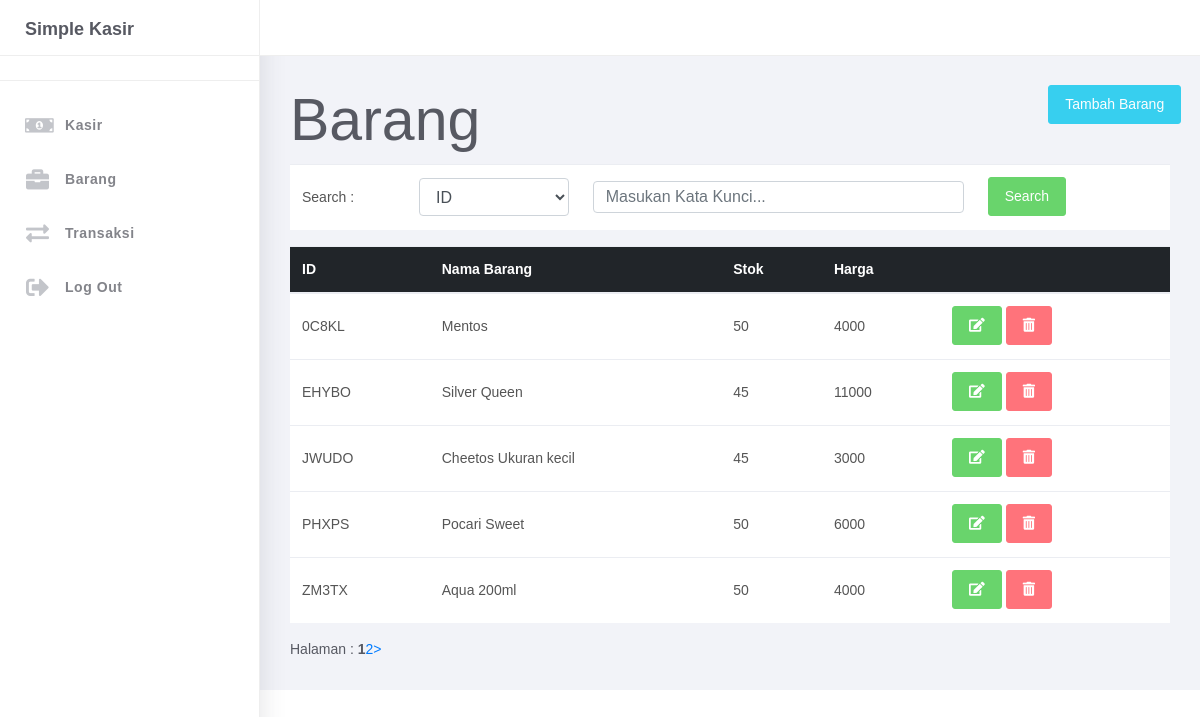
The page /index.php/kasir/menuBarang on the database its author committed.
### tables this page shows
CREATE TABLE `barang` (
  `id_barang` varchar(10) NOT NULL,
  `nama_barang` varchar(50) NOT NULL,
  `kategori_barang` int(11) NOT NULL,
  `stok_barang` int(40) NOT NULL,
  `harga_barang` int(40) NOT NULL,
  `created_on` datetime NOT NULL DEFAULT CURRENT_TIMESTAMP,
  `updated_on` datetime DEFAULT NULL,
  `deleted_on` datetime DEFAULT NULL
);

### application/controllers/kasir.php (called while the page is built, shortened)
<?php
class kasir extends CI_Controller {
    function __construct(){
        $this->load->model('kasir_model');
    }
    function menuBarang($id=null){
        $jml = $this->db->get('barang');
        $config['base_url'] = base_url().'index.php/kasir/menuBarang';
        $config['use_page_numbers'] = false;
        $config['total_rows'] = $jml->num_rows();
        $config['per_page'] = '5';
        $config['first_page'] = 'Awal';
        $config['last_page'] = 'Akhir';
        $config['next_page'] = '&laquo;';
        $config['prev_page'] = '&raquo;';
        $barang = $this->kasir_model->select2TableWhere('barang','barang_kategori', 'barang.kategori_barang = barang_kategori.id_kategori', array("deleted_on" => null), $config['per_page'], $id);
        $this->pagination->initialize($config);
        $data = array (
            'barang' => $barang,
            'page' => "MenuBarang",
            'halaman' => $this->pagination->create_links(),
        );
        $this->load->view('barang/barang', $data);
    }
}
?>

### index.php (called while the page is built, shortened)
<?php
require_once BASEPATH.'core/CodeIgniter.php';

### application/config/config.php (called while the page is built, shortened)
<?php
$config['base_url'] = 'http://localhost/kasir/';
$config['index_page'] = 'index.php';
$config['uri_protocol']	= 'REQUEST_URI';
$config['url_suffix'] = '';
$config['language']	= 'english';
$config['charset'] = 'UTF-8';
$config['enable_hooks'] = FALSE;
$config['subclass_prefix'] = 'MY_';
$config['composer_autoload'] = FALSE;
$config['permitted_uri_chars'] = 'a-z 0-9~%.:_\-';
$config['enable_query_strings'] = FALSE;
$config['controller_trigger'] = 'c';
$config['function_trigger'] = 'm';
$config['directory_trigger'] = 'd';
$config['allow_get_array'] = TRUE;
$config['log_threshold'] = 0;
$config['log_path'] = '';
$config['log_file_extension'] = '';
$config['log_file_permissions'] = 0644;
$config['log_date_format'] = 'Y-m-d H:i:s';
$config['error_views_path'] = '';
$config['cache_path'] = '';
$config['cache_query_string'] = FALSE;
$config['encryption_key'] = '';
$config['sess_driver'] = 'files';
$config['sess_cookie_name'] = 'ci_session';
$config['sess_expiration'] = 7200;
$config['sess_save_path'] = NULL;
$config['sess_match_ip'] = FALSE;
$config['sess_time_to_update'] = 300;
$config['sess_regenerate_destroy'] = FALSE;
$config['cookie_prefix']	= '';
$config['cookie_domain']	= '';
$config['cookie_path']		= '/';
$config['cookie_secure']	= FALSE;
$config['cookie_httponly'] 	= FALSE;
$config['standardize_newlines'] = FALSE;
$config['global_xss_filtering'] = FALSE;
$config['csrf_protection'] = FALSE;
$config['csrf_token_name'] = 'csrf_test_name';
$config['csrf_cookie_name'] = 'csrf_cookie_name';
$config['csrf_expire'] = 7200;
$config['csrf_regenerate'] = TRUE;
$config['csrf_exclude_uris'] = array();
$config['compress_output'] = FALSE;
$config['time_reference'] = 'local';
$config['rewrite_short_tags'] = FALSE;
$config['proxy_ips'] = '';

### application/views/barang/barang.php (the view, shortened to what this page needs)
<!DOCTYPE html>
<html>
<head>
</head>
<body>
    <div id="wrapper">
        <div class="main-panel">
            <div class="content">
                <div class="container-fluid">
                    <div class="row">
                        <div class="col-md-10">
                            <h1>Barang</h1>
                        </div>
                        <div class="col-md-2">
                            <a href="<?php echo base_url('index.php/kasir/tambahBarang') ?>"><button class="btn btn-info">Tambah Barang</button></a>
                        </div>
                    </div>
                    <div class="col-md-12" style="padding:0px; background-color:white" style="">
                        <form action="<?php echo base_url("index.php/kasir/prosesSearchBarang ") ?>" method="post">
                            <table class="table">
                                <tr>
                                    <td>Search :</td>
                                    <td>
                                        <select name="searchBy" class="form-control">
                                            <option value="id_barang" selected>ID</option>
                                        </select>
                                    </td>
                                    <td><input type="text" class="form-control" placeholder="Masukan Kata Kunci..." name="searchKey" autocomplete="off" /></td>
                                    <td><input type="submit" class="btn btn-success" autocomplete="off" value="Search" /></td>
                                    <td></td>
                                </tr>
                            </table>
                        </form>
                    </div>
                    <table class="table table-stripped" style="background:white" id="databarang">
                        <thead class="thead-dark sort">
                            <tr>
                                <th onclick="prosesSortBarang('id_barang', 'DESC', this)" id="sortByID">ID</th>
                                <th onclick="prosesSortBarang('nama_barang', 'DESC', this)" id="sortByNama">Nama Barang</th>
                                <th onclick="prosesSortBarang('stok_barang', 'DESC', this)" id="sortByStok">Stok</th>
                                <th onclick="prosesSortBarang('harga_barang', 'DESC', this)" id="sortByHarga">Harga</th>
                                <th></th>
                            </tr>
                        </thead>
                        <?php if($barang != null) : ?>
                        <?php foreach($barang as $b) : ?>
                        <tr class="rowdata">
                            <td>
                                <?php echo $b->id_barang ?>
                            </td>
                            <td>
                                <?php echo $b->nama_barang ?>
                            </td>
                            <td>
                                <?php echo $b->stok_barang ?>
                            </td>
                            <td>
                                <?php echo $b->harga_barang ?>
                            </td>
                            <td>
                                <a href="<?php echo base_url('index.php/kasir/editBarang/'.$b->id_barang) ?>"><button class="btn btn-success" data-toggle="tooltip" data-placement="bottom" title="Edit Barang"><i class="fa fa-edit"></i></button></a>
                                <a href="<?php echo base_url('index.php/kasir/prosesHapusBarang/'.$b->id_barang) ?>"><button class="btn btn-danger" data-toggle="tooltip" data-placement="bottom" title="Hapus Barang"><i class="fa fa-trash-alt"></i></button></a>
                            </td>
                        </tr>
                        <?php endforeach ?>
                        <?php else : ?>
                        <tr>
                            <td colspan="4" style="text-align:center">Data Kosong.</td>
                        </tr>
                        <?php endif ?>
                    </table>
                    <div class="halaman">Halaman :
                        <?php echo $halaman ?>
                    </div>
                </div>
            </div>
        </div>
    </div>
</body>
</html>

### assets/webcodecamjs/css/style.css (style rules this page uses)
.btn { margin-bottom: 2px; }
.form-control { height: 32px; }
button { outline: none !important; }

### application/views/barang/barang.php (style rules this page uses)
.sort tr th { cursor: pointer; }

### rows shown on the page
barang: id_barang "0C8KL", nama_barang "Mentos", stok_barang "50", harga_barang "4000"
barang: id_barang "EHYBO", nama_barang "Silver Queen", stok_barang "45", harga_barang "11000"
barang: id_barang "JWUDO", nama_barang "Cheetos Ukuran kecil", stok_barang "45", harga_barang "3000"
barang: id_barang "PHXPS", nama_barang "Pocari Sweet", stok_barang "50", harga_barang "6000"
barang: id_barang "ZM3TX", nama_barang "Aqua 200ml", stok_barang "50", harga_barang "4000"

### other values the page prints
$halaman "1 2 >"
